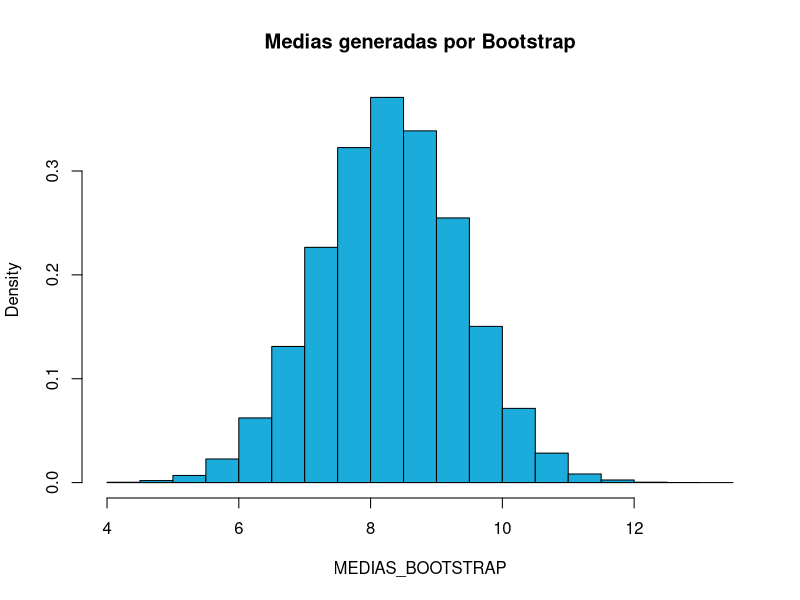
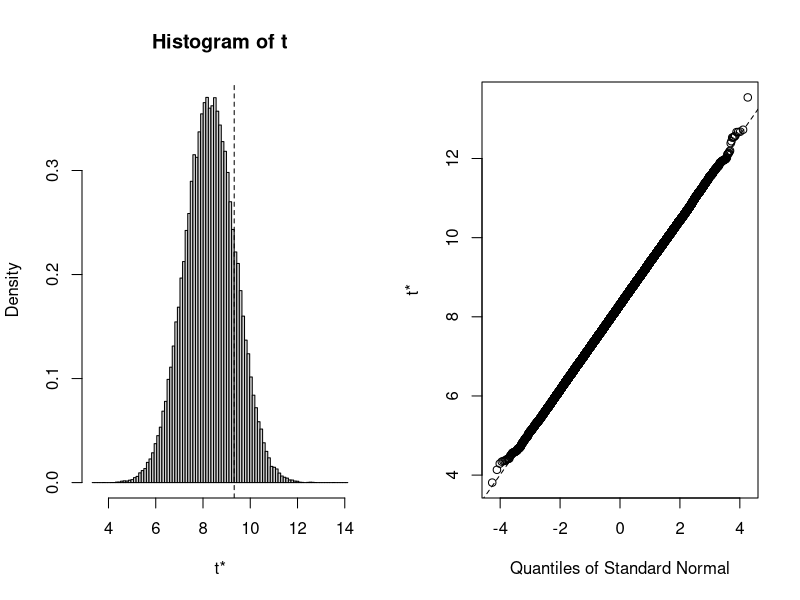

Reproduce these figures in R, in order.
####################################################################################################
# EJEMPLO DE BAGGING / BOOTSTRAP
####################################################################################################

########################################################
# GENERAMOS NUESTRA MUESTRA Y UN INTERVALO DE CONFIANZA AL (1-ALPHA)% DE CONFIANZA
set.seed(1)
DATOS   <- rnorm(n = 100, mean = 7, sd = 12)
ALPHA   <- 0.05
LIMITES <- c( mean(DATOS) - sd(DATOS)/sqrt(length(DATOS)) * qt(p = 1-ALPHA/2,df = length(DATOS)-1),
              mean(DATOS) + sd(DATOS)/sqrt(length(DATOS)) * qt(p = 1-ALPHA/2,df = length(DATOS)-1) )
# LIMITES <- c( mean(DATOS) - sd(DATOS)/sqrt(length(DATOS)) * qnorm(p = 1-ALPHA/2),
              # mean(DATOS) + sd(DATOS)/sqrt(length(DATOS)) * qnorm(p = 1-ALPHA/2) )
names(LIMITES) <- paste0( 100*c(ALPHA/2, 1-ALPHA/2), "%")
print("Intervalo ::")
print(LIMITES)
########################################################

########################################################
# PROCESO DE GENERAR MUESTRAS BOOTSTRAP MEDIANTE
# REMUESTREO (BAGGING) CON REMPLAZO
set.seed(1)
NUM_SIMULACIONES <- 100000
MEDIAS_BOOTSTRAP <- vector(mode = "numeric",length = NUM_SIMULACIONES)
for( SIM in seq(NUM_SIMULACIONES)){
  MUESTRA_BOOTSTRAP     <- sample(x = DATOS, size = length(DATOS), replace = TRUE, prob = rep(1/length(DATOS),length(DATOS)) )
  MEDIAS_BOOTSTRAP[SIM] <- mean(x = MUESTRA_BOOTSTRAP)
}
hist(MEDIAS_BOOTSTRAP, col="#1CACDB", main="Medias generadas por Bootstrap", probability = TRUE)
quantile(x = MEDIAS_BOOTSTRAP, probs = c(ALPHA/2, 1-ALPHA/2))
########################################################


########################################################
# BIBLIOTECA 'boot'
BOOTSTRAP <- boot::boot(data = DATOS, statistic = function(datos, w) mean(sample(datos,replace=TRUE)), R = 100000 )
plot(BOOTSTRAP)
boot::boot.ci(boot.out = BOOTSTRAP, type = c("norm", "basic", "perc", "bca"))
########################################################


########################################################
####################################################################################################
# FIN DEL ARCHIVO
####################################################################################################